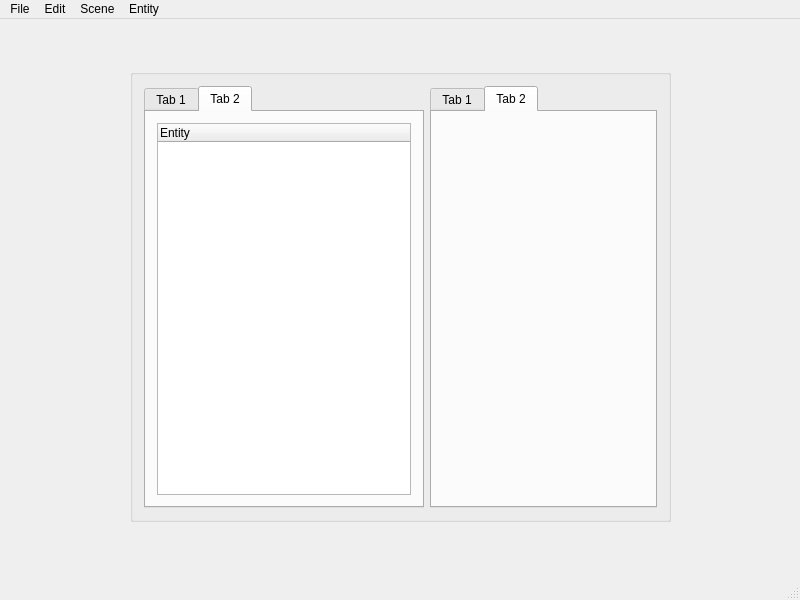
<?xml version="1.0" encoding="UTF-8"?>
<ui version="4.0">
 <class>MainWindow</class>
 <widget class="QMainWindow" name="MainWindow">
  <property name="geometry">
   <rect>
    <x>0</x>
    <y>0</y>
    <width>800</width>
    <height>600</height>
   </rect>
  </property>
  <property name="windowTitle">
   <string>MainWindow</string>
  </property>
  <widget class="QWidget" name="centralwidget">
   <widget class="QGroupBox" name="horizontalGroupBox">
    <property name="geometry">
     <rect>
      <x>130</x>
      <y>50</y>
      <width>541</width>
      <height>453</height>
     </rect>
    </property>
    <layout class="QHBoxLayout" name="horizontalLayout">
     <item>
      <widget class="QTabWidget" name="tabWidget_2">
       <property name="currentIndex">
        <number>1</number>
       </property>
       <widget class="QWidget" name="tab_3">
        <attribute name="title">
         <string>Tab 1</string>
        </attribute>
        <layout class="QHBoxLayout" name="horizontalLayout_3">
         <item>
          <widget class="QTableWidget" name="tableWidget"/>
         </item>
        </layout>
       </widget>
       <widget class="QWidget" name="tab_4">
        <attribute name="title">
         <string>Tab 2</string>
        </attribute>
        <layout class="QHBoxLayout" name="horizontalLayout_6">
         <item>
          <widget class="lfant::editor::EntityTree" name="entitytree">
           <column>
            <property name="text">
             <string>Entity</string>
            </property>
           </column>
          </widget>
         </item>
        </layout>
       </widget>
      </widget>
     </item>
     <item>
      <widget class="QTabWidget" name="tabWidget">
       <property name="currentIndex">
        <number>1</number>
       </property>
       <widget class="QWidget" name="tab">
        <attribute name="title">
         <string>Tab 1</string>
        </attribute>
        <layout class="QHBoxLayout" name="horizontalLayout_2">
         <item>
          <layout class="QFormLayout" name="formLayout">
           <property name="fieldGrowthPolicy">
            <enum>QFormLayout::AllNonFixedFieldsGrow</enum>
           </property>
           <item row="0" column="0">
            <widget class="QLabel" name="nameLabel">
             <property name="text">
              <string>Name</string>
             </property>
            </widget>
           </item>
           <item row="0" column="1">
            <widget class="QLineEdit" name="nameLineEdit"/>
           </item>
           <item row="1" column="0">
            <widget class="QLabel" name="dblspinLabel">
             <property name="text">
              <string>dblspin</string>
             </property>
            </widget>
           </item>
           <item row="1" column="1">
            <widget class="QDoubleSpinBox" name="dblspinDoubleSpinBox"/>
           </item>
           <item row="2" column="0">
            <widget class="QLabel" name="speenLabel">
             <property name="text">
              <string>speen</string>
             </property>
            </widget>
           </item>
           <item row="2" column="1">
            <widget class="QSpinBox" name="speenSpinBox"/>
           </item>
           <item row="3" column="0">
            <widget class="QLabel" name="diaelLabel">
             <property name="text">
              <string>diael</string>
             </property>
            </widget>
           </item>
           <item row="3" column="1">
            <widget class="QDial" name="diaelDial"/>
           </item>
           <item row="4" column="0">
            <widget class="QLabel" name="coemboLabel">
             <property name="text">
              <string>coembo</string>
             </property>
            </widget>
           </item>
           <item row="4" column="1">
            <widget class="QComboBox" name="coemboComboBox"/>
           </item>
           <item row="5" column="0">
            <widget class="QLabel" name="quietLabel">
             <property name="text">
              <string>quiet</string>
             </property>
            </widget>
           </item>
           <item row="5" column="1">
            <widget class="QWidget" name="quietWidget" native="true">
             <layout class="QHBoxLayout" name="horizontalLayout_4">
              <item>
               <widget class="QSlider" name="horizontalSlider">
                <property name="orientation">
                 <enum>Qt::Horizontal</enum>
                </property>
               </widget>
              </item>
              <item>
               <widget class="QSpinBox" name="spinBox"/>
              </item>
             </layout>
            </widget>
           </item>
           <item row="6" column="0">
            <widget class="QLabel" name="haiLabel">
             <property name="text">
              <string>hai</string>
             </property>
            </widget>
           </item>
           <item row="6" column="1">
            <widget class="QWidget" name="haiWidget" native="true">
             <layout class="QHBoxLayout" name="horizontalLayout_5">
              <item>
               <widget class="QScrollArea" name="scrollArea">
                <property name="widgetResizable">
                 <bool>true</bool>
                </property>
                <widget class="QWidget" name="scrollAreaWidgetContents">
                 <property name="geometry">
                  <rect>
                   <x>0</x>
                   <y>0</y>
                   <width>135</width>
                   <height>68</height>
                  </rect>
                 </property>
                 <widget class="QWidget" name="formLayoutWidget">
                  <property name="geometry">
                   <rect>
                    <x>20</x>
                    <y>10</y>
                    <width>135</width>
                    <height>70</height>
                   </rect>
                  </property>
                  <layout class="QFormLayout" name="formLayout_2">
                   <item row="0" column="0">
                    <widget class="QLabel" name="yoyozLabel">
                     <property name="text">
                      <string>yoyoz</string>
                     </property>
                    </widget>
                   </item>
                   <item row="0" column="1">
                    <widget class="QLineEdit" name="yoyozLineEdit"/>
                   </item>
                  </layout>
                 </widget>
                </widget>
               </widget>
              </item>
             </layout>
            </widget>
           </item>
          </layout>
         </item>
        </layout>
       </widget>
       <widget class="QWidget" name="tab_inspector">
        <attribute name="title">
         <string>Tab 2</string>
        </attribute>
        <layout class="QHBoxLayout" name="horizontalLayout_7">
         <item>
          <widget class="lfant::editor::Inspector" name="inspector" native="true"/>
         </item>
        </layout>
       </widget>
      </widget>
     </item>
    </layout>
   </widget>
  </widget>
  <widget class="QMenuBar" name="menubar">
   <property name="geometry">
    <rect>
     <x>0</x>
     <y>0</y>
     <width>800</width>
     <height>20</height>
    </rect>
   </property>
   <widget class="QMenu" name="menuFile">
    <property name="title">
     <string>File</string>
    </property>
    <addaction name="actionNew_Project"/>
    <addaction name="actionOpen_Project"/>
    <addaction name="actionSave_Project"/>
    <addaction name="separator"/>
    <addaction name="actionOpenGame"/>
    <addaction name="actionClose_Game"/>
    <addaction name="actionExit"/>
   </widget>
   <widget class="QMenu" name="menuEdit">
    <property name="title">
     <string>Edit</string>
    </property>
   </widget>
   <widget class="QMenu" name="menuScene">
    <property name="title">
     <string>Scene</string>
    </property>
    <addaction name="actionAdd_Child_Entity"/>
   </widget>
   <widget class="QMenu" name="menuEntity">
    <property name="title">
     <string>Entity</string>
    </property>
    <addaction name="actionRefresh"/>
    <addaction name="actionAdd_Component"/>
   </widget>
   <addaction name="menuFile"/>
   <addaction name="menuEdit"/>
   <addaction name="menuScene"/>
   <addaction name="menuEntity"/>
  </widget>
  <widget class="QStatusBar" name="statusbar">
   <property name="toolTip">
    <string>~ Welcome</string>
   </property>
  </widget>
  <action name="actionNew_Project">
   <property name="text">
    <string>New Project</string>
   </property>
  </action>
  <action name="actionOpen_Project">
   <property name="text">
    <string>Open Project...</string>
   </property>
  </action>
  <action name="actionSave_Project">
   <property name="text">
    <string>Save Project</string>
   </property>
  </action>
  <action name="actionOpenGame">
   <property name="text">
    <string>Open Game</string>
   </property>
  </action>
  <action name="actionAdd_Child_Entity">
   <property name="text">
    <string>Add Child Entity</string>
   </property>
  </action>
  <action name="actionRefresh">
   <property name="text">
    <string>Refresh</string>
   </property>
  </action>
  <action name="actionAdd_Component">
   <property name="text">
    <string>Add Component</string>
   </property>
  </action>
  <action name="actionClose_Game">
   <property name="text">
    <string>Close Game</string>
   </property>
  </action>
  <action name="actionExit">
   <property name="text">
    <string>Exit</string>
   </property>
  </action>
 </widget>
 <layoutdefault spacing="6" margin="11"/>
 <customwidgets>
  <customwidget>
   <class>lfant::editor::Inspector</class>
   <extends>QWidget</extends>
   <header>editor/Inspector.h</header>
   <container>1</container>
   <slots>
    <slot>SetGame(lfant::Game*)</slot>
    <slot>Refresh()</slot>
    <slot>SetEntity(lfant::Entity*)</slot>
   </slots>
  </customwidget>
  <customwidget>
   <class>lfant::editor::EntityTree</class>
   <extends>QTreeWidget</extends>
   <header>editor/EntityTree.h</header>
   <slots>
    <signal>EntityChanged(lfant::Entity*)</signal>
    <slot>SetGame(lfant::Game*)</slot>
   </slots>
  </customwidget>
 </customwidgets>
 <resources/>
 <connections>
  <connection>
   <sender>actionExit</sender>
   <signal>triggered()</signal>
   <receiver>MainWindow</receiver>
   <slot>Exit()</slot>
   <hints>
    <hint type="sourcelabel">
     <x>-1</x>
     <y>-1</y>
    </hint>
    <hint type="destinationlabel">
     <x>399</x>
     <y>299</y>
    </hint>
   </hints>
  </connection>
  <connection>
   <sender>horizontalSlider</sender>
   <signal>valueChanged(int)</signal>
   <receiver>spinBox</receiver>
   <slot>setValue(int)</slot>
   <hints>
    <hint type="sourcelabel">
     <x>508</x>
     <y>340</y>
    </hint>
    <hint type="destinationlabel">
     <x>568</x>
     <y>340</y>
    </hint>
   </hints>
  </connection>
  <connection>
   <sender>spinBox</sender>
   <signal>valueChanged(int)</signal>
   <receiver>horizontalSlider</receiver>
   <slot>setValue(int)</slot>
   <hints>
    <hint type="sourcelabel">
     <x>568</x>
     <y>340</y>
    </hint>
    <hint type="destinationlabel">
     <x>508</x>
     <y>340</y>
    </hint>
   </hints>
  </connection>
  <connection>
   <sender>actionOpen_Project</sender>
   <signal>triggered()</signal>
   <receiver>MainWindow</receiver>
   <slot>OpenProjectDialog()</slot>
   <hints>
    <hint type="sourcelabel">
     <x>-1</x>
     <y>-1</y>
    </hint>
    <hint type="destinationlabel">
     <x>399</x>
     <y>299</y>
    </hint>
   </hints>
  </connection>
  <connection>
   <sender>actionSave_Project</sender>
   <signal>triggered()</signal>
   <receiver>MainWindow</receiver>
   <slot>SaveProject()</slot>
   <hints>
    <hint type="sourcelabel">
     <x>-1</x>
     <y>-1</y>
    </hint>
    <hint type="destinationlabel">
     <x>399</x>
     <y>299</y>
    </hint>
   </hints>
  </connection>
  <connection>
   <sender>MainWindow</sender>
   <signal>SetGame(lfant::Game*)</signal>
   <receiver>entitytree</receiver>
   <slot>SetGame(lfant::Game*)</slot>
   <hints>
    <hint type="sourcelabel">
     <x>399</x>
     <y>299</y>
    </hint>
    <hint type="destinationlabel">
     <x>280</x>
     <y>317</y>
    </hint>
   </hints>
  </connection>
  <connection>
   <sender>MainWindow</sender>
   <signal>SetGame(lfant::Game*)</signal>
   <receiver>inspector</receiver>
   <slot>SetGame(lfant::Game*)</slot>
   <hints>
    <hint type="sourcelabel">
     <x>399</x>
     <y>299</y>
    </hint>
    <hint type="destinationlabel">
     <x>542</x>
     <y>317</y>
    </hint>
   </hints>
  </connection>
  <connection>
   <sender>actionRefresh</sender>
   <signal>triggered()</signal>
   <receiver>inspector</receiver>
   <slot>Refresh()</slot>
   <hints>
    <hint type="sourcelabel">
     <x>-1</x>
     <y>-1</y>
    </hint>
    <hint type="destinationlabel">
     <x>542</x>
     <y>317</y>
    </hint>
   </hints>
  </connection>
  <connection>
   <sender>entitytree</sender>
   <signal>EntityChanged(lfant::Entity*)</signal>
   <receiver>inspector</receiver>
   <slot>SetEntity(lfant::Entity*)</slot>
   <hints>
    <hint type="sourcelabel">
     <x>280</x>
     <y>317</y>
    </hint>
    <hint type="destinationlabel">
     <x>542</x>
     <y>317</y>
    </hint>
   </hints>
  </connection>
  <connection>
   <sender>actionOpenGame</sender>
   <signal>triggered()</signal>
   <receiver>MainWindow</receiver>
   <slot>OpenGame()</slot>
   <hints>
    <hint type="sourcelabel">
     <x>-1</x>
     <y>-1</y>
    </hint>
    <hint type="destinationlabel">
     <x>399</x>
     <y>299</y>
    </hint>
   </hints>
  </connection>
  <connection>
   <sender>actionClose_Game</sender>
   <signal>triggered()</signal>
   <receiver>MainWindow</receiver>
   <slot>CloseGame()</slot>
   <hints>
    <hint type="sourcelabel">
     <x>-1</x>
     <y>-1</y>
    </hint>
    <hint type="destinationlabel">
     <x>399</x>
     <y>299</y>
    </hint>
   </hints>
  </connection>
 </connections>
 <slots>
  <signal>SetGame(lfant::Game*)</signal>
  <slot>OpenProjectDialog()</slot>
  <slot>Exit()</slot>
  <slot>SaveProject()</slot>
  <slot>NewProject(QString,QString)</slot>
  <slot>OpenGame()</slot>
  <slot>CloseGame()</slot>
 </slots>
</ui>
